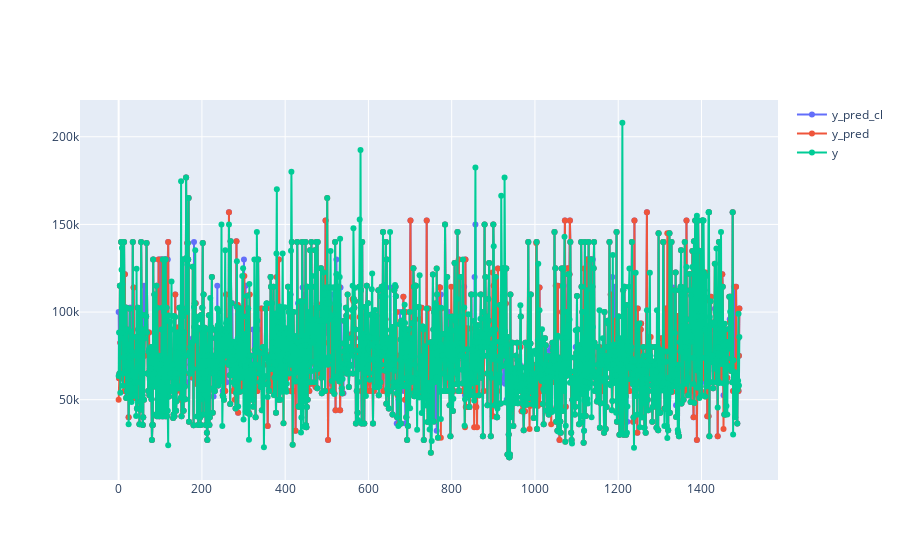

This figure's notebook cell:
### Code cell
import plotly.graph_objects as go


fig = go.Figure()

# Add traces
fig.add_trace(go.Scatter(x=np.arange(0,1492), y=y_pred_com['y_pred_cl'],
                    mode='lines+markers',
                    name='y_pred_cl'))
fig.add_trace(go.Scatter(x=np.arange(0,1492), y=y_pred_com['y_pred'],
                    mode='lines+markers',
                    name='y_pred'))
fig.add_trace(go.Scatter(x=np.arange(0,1492), y=y_pred_com['y'],
                    mode='lines+markers',
                    name='y'))
fig.show()

### Figure 1 — Plotly figure (JSON) as saved in the notebook; plotly's stock layout.template omitted (floating-point values rounded to 4 significant figures; data arrays with more than 128 entries replaced by an {"elided": "..."} marker saying what was removed)
{"data": [{"mode": "lines+markers", "name": "y_pred_cl", "type": "scatter", "x": {"elided": "1492 int values"}, "y": {"elided": "1492 float values"}}, {"mode": "lines+markers", "name": "y_pred", "type": "scatter", "x": {"elided": "1492 int values"}, "y": {"elided": "1492 float values"}}, {"mode": "lines+markers", "name": "y", "type": "scatter", "x": {"elided": "1492 int values"}, "y": {"elided": "1492 float values"}}], "layout": {}}
